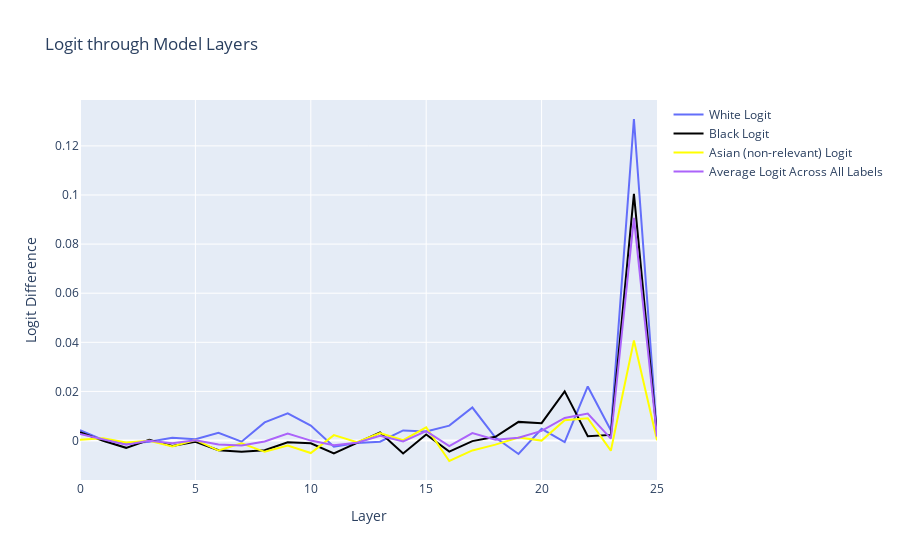

The notebook cell this image was saved under:
### Markdown cell above
#NOTE should try with different & unrelevant classes


We can see the model doesn't really weight the WHITE prediction too highly until Layer 10! The prediction is around equal to the ASIAN prediction. Interestingly, it takes until Layer 11 for the model to decide that the image is *not* an ASIAN.

### Code cell
import plotly.graph_objects as go

# Assuming `cache`, `average_logit_value_across_all_classes`, `residual_stack_to_logit`, and other necessary functions and variables are defined elsewhere

# Retrieve the per-layer residual and labels
per_layer_residual, layer_labels = cache.decompose_resid(
    layer=-1, pos_slice=0, return_labels=True
)

# Initialize the figure
fig = go.Figure()

# Iterate over each residual direction and its corresponding label
for direction, label, bias, color in residual_directions:
    per_layer_logit_diffs = residual_stack_to_logit(per_layer_residual, cache, direction)
    per_layer_logit_diffs = per_layer_logit_diffs.detach().numpy()  # Assuming you want the first element for some reason; adjust if necessary
    hover_text = [f"{layer_labels[idx]}" for idx, diff in enumerate(per_layer_logit_diffs)]
    fig.add_trace(go.Scatter(y=per_layer_logit_diffs, mode='lines', name=label, text=hover_text, line=dict(color=color)))

# Handle average logits across all classes
average_total_logits = average_logit_value_across_all_classes(per_layer_residual, cache).detach().numpy()
fig.add_trace(go.Scatter(y=average_total_logits, name="Average Logit Across All Labels"))

# Update layout with appropriate titles
fig.update_layout(
    title="Logit through Model Layers",
    xaxis_title="Layer",
    yaxis_title="Logit Difference",
)

# Display the plot
fig.show()

### Figure 1 — Plotly figure (JSON) as saved in the notebook; plotly's stock layout.template omitted (floating-point values rounded to 4 significant figures)
{"data": [{"line": {"color": "dark blue"}, "mode": "lines", "name": "White Logit", "text": ["embed", "pos_embed", "0_attn_out", "0_mlp_out", "1_attn_out", "1_mlp_out", "2_attn_out", "2_mlp_out", "3_attn_out", "3_mlp_out", "4_attn_out", "4_mlp_out", "5_attn_out", "5_mlp_out", "6_attn_out", "6_mlp_out", "7_attn_out", "7_mlp_out", "8_attn_out", "8_mlp_out", "9_attn_out", "9_mlp_out", "10_attn_out", "10_mlp_out", "11_attn_out", "11_mlp_out"], "type": "scatter", "y": [0.004233, 0.0002701, -0.001311, -0.0005466, 0.001138, 0.0005347, 0.003113, -0.0004839, 0.00739, 0.01106, 0.00611, -0.002567, -0.001067, -0.0005106, 0.004097, 0.003655, 0.006071, 0.01343, 0.00119, -0.005484, 0.004733, -0.0006709, 0.022, 0.004157, 0.131, 0.00249]}, {"line": {"color": "black"}, "mode": "lines", "name": "Black Logit", "text": ["embed", "pos_embed", "0_attn_out", "0_mlp_out", "1_attn_out", "1_mlp_out", "2_attn_out", "2_mlp_out", "3_attn_out", "3_mlp_out", "4_attn_out", "4_mlp_out", "5_attn_out", "5_mlp_out", "6_attn_out", "6_mlp_out", "7_attn_out", "7_mlp_out", "8_attn_out", "8_mlp_out", "9_attn_out", "9_mlp_out", "10_attn_out", "10_mlp_out", "11_attn_out", "11_mlp_out"], "type": "scatter", "y": [0.00336, -9.86e-05, -0.002985, 0.0003239, -0.002186, -0.000543, -0.003995, -0.004531, -0.003947, -0.0006886, -0.001123, -0.005272, -0.0009739, 0.003241, -0.005303, 0.002461, -0.004502, -0.0002485, 0.001494, 0.00758, 0.007051, 0.02003, 0.001752, 0.002288, 0.1004, 0.00221]}, {"line": {"color": "yellow"}, "mode": "lines", "name": "Asian (non-relevant) Logit", "text": ["embed", "pos_embed", "0_attn_out", "0_mlp_out", "1_attn_out", "1_mlp_out", "2_attn_out", "2_mlp_out", "3_attn_out", "3_mlp_out", "4_attn_out", "4_mlp_out", "5_attn_out", "5_mlp_out", "6_attn_out", "6_mlp_out", "7_attn_out", "7_mlp_out", "8_attn_out", "8_mlp_out", "9_attn_out", "9_mlp_out", "10_attn_out", "10_mlp_out", "11_attn_out", "11_mlp_out"], "type": "scatter", "y": [0.0003281, 0.0009158, -0.000833, -0.0001448, -0.002407, 0.0002286, -0.00409, -0.00116, -0.004609, -0.002012, -0.005099, 0.002186, -0.000725, 0.002989, 0.0001621, 0.00536, -0.008349, -0.004038, -0.001688, 0.001195, -3.626e-05, 0.008261, 0.009064, -0.004143, 0.04072, 0.0001053]}, {"name": "Average Logit Across All Labels", "type": "scatter", "y": [0.00264, 0.0003625, -0.00171, -0.0001225, -0.001152, 7.346e-05, -0.001657, -0.002058, -0.0003888, 0.002786, -3.727e-05, -0.001884, -0.0009221, 0.001907, -0.000348, 0.003825, -0.00226, 0.003048, 0.0003319, 0.001097, 0.003916, 0.009208, 0.01094, 0.0007672, 0.0907, 0.001602]}], "layout": {"title": {"text": "Logit through Model Layers"}, "xaxis": {"title": {"text": "Layer"}}, "yaxis": {"title": {"text": "Logit Difference"}}}}
